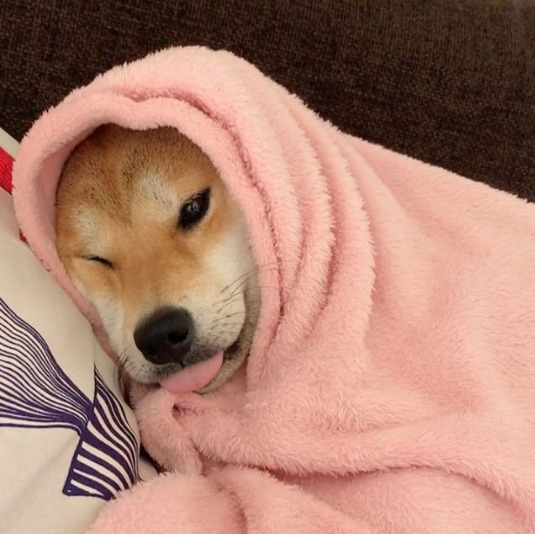
#> input picture images/input.png, 535 x 534 px
$ python color_spaces.py   (Python 2 division)
#> lines starting #> are read from the running program, lines starting #| are printed output that depends on the picture
import cv2 as cv
import numpy as np
input = cv.imread("./images/input.png")
#> input is the input picture: shape (534, 535, 3); mean B, G, R 111.8, 127.4, 171.3

# Valores BGR para el primer pixel
B,G,R = input[10,50]
#> B = 9; G = 19; R = 37
print B, G, R
#| 9 19 37
print input.shape
#| (534, 535, 3)

gray_img = cv.cvtColor(input, cv.COLOR_BGR2GRAY)
print gray_img[10,50]
#| 23
print gray_img.shape
#| (534, 535)


# Cambiando de BGR a HSV
# H: 0 - 180, S: 0 -255, v: 0 - 255
hsv_image = cv.cvtColor(input, cv.COLOR_BGR2HSV)
#> hsv_image: shape (534, 535, 3); mean H, S, V 13.7, 104.4, 171.4
cv.imshow('HSV IMAGE', hsv_image)

cv.imshow('Hue channel', hsv_image[:,:,0])
cv.imshow('Saturation channel', hsv_image[:,:,1])
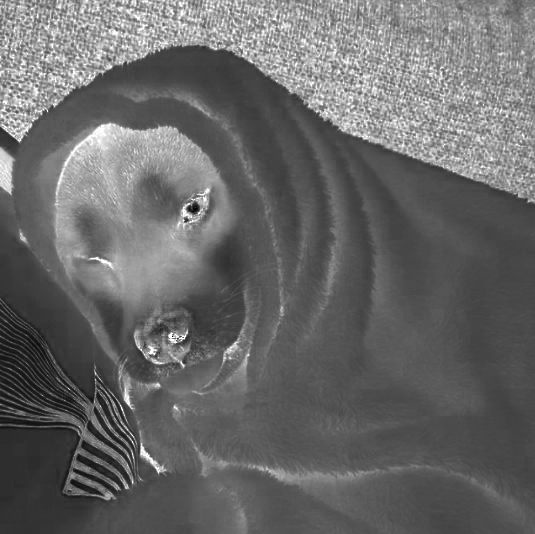
#> window 'Saturation channel': shape (534, 535); min 0, max 255, mean 104.4
cv.imshow('Value channel', hsv_image[:,:,2])
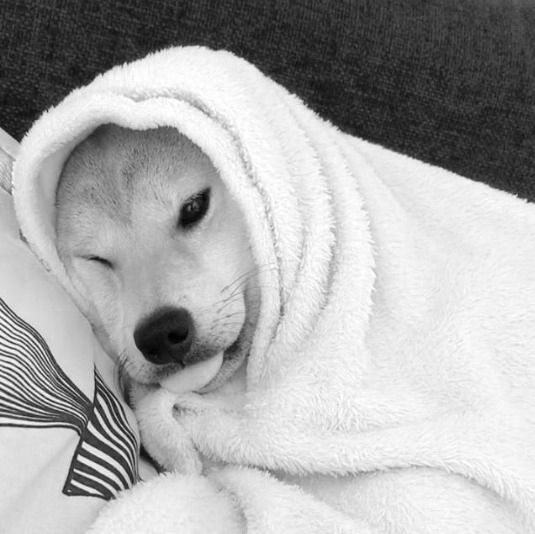
#> window 'Value channel': shape (534, 535); min 1, max 255, mean 171.4
cv.imshow('ORIGINAL', input)
cv.waitKey()
cv.destroyAllWindows()


# Separando los canales RGB
B, G, R = cv.split(input)
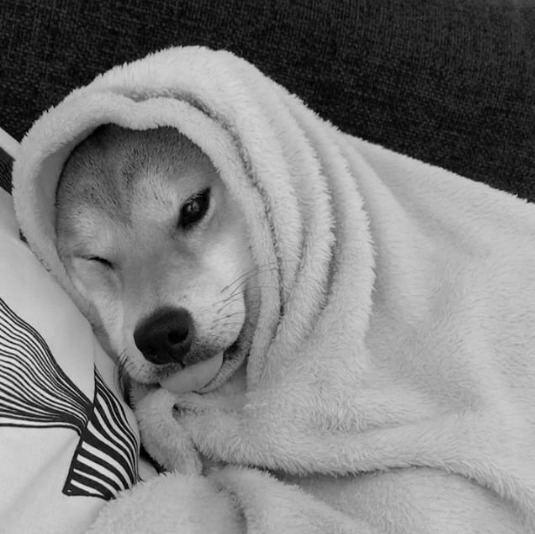
#> G: shape (534, 535); min 0, max 234, mean 127.4
print B.shape
#| (534, 535)
cv.imshow('RED', R)
cv.imshow('Green', G)
cv.imshow('Blue', B)
cv.waitKey()
cv.destroyAllWindows()

# Solo muestra escala de grises porque son arreglos bidimensionales (solo un canal)
# Reuniendo los canales
merged = cv.merge([B, G, R])
cv.imshow("Merged", merged)
cv.waitKey()
cv.destroyAllWindows()

merged = cv.merge([B+50, G , R])
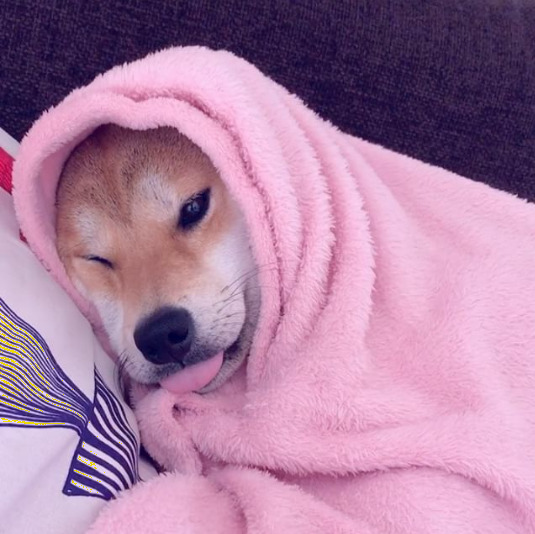
#> merged: shape (534, 535, 3); mean B, G, R 161, 127.4, 171.3
cv.imshow("Merged with blue amplified", merged)
cv.waitKey()
cv.destroyAllWindows()

# Para ver los canales RGB individuales utilizaremos una matriz de ceros con las dimensiones de input
zeros = np.zeros(input.shape[:2], dtype = "uint8")
cv.imshow('RED', cv.merge([zeros, zeros, R]))
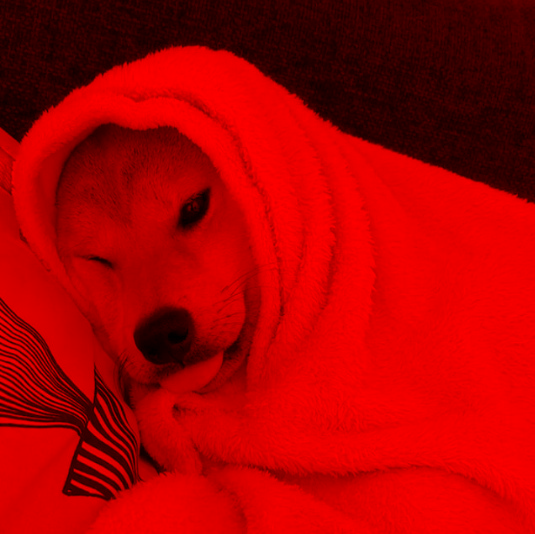
#> window 'RED': shape (534, 535, 3); mean B, G, R 0, 0, 171.3
cv.imshow('Green', cv.merge([zeros, G, zeros]))
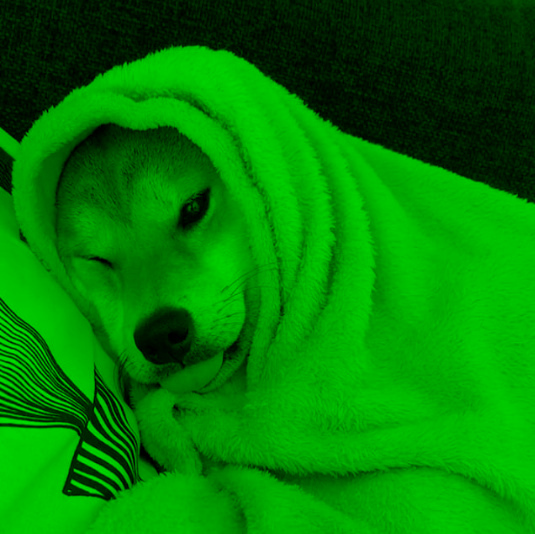
#> window 'Green': shape (534, 535, 3); mean B, G, R 0, 127.4, 0
cv.imshow('Blue', cv.merge([B, zeros, zeros]))
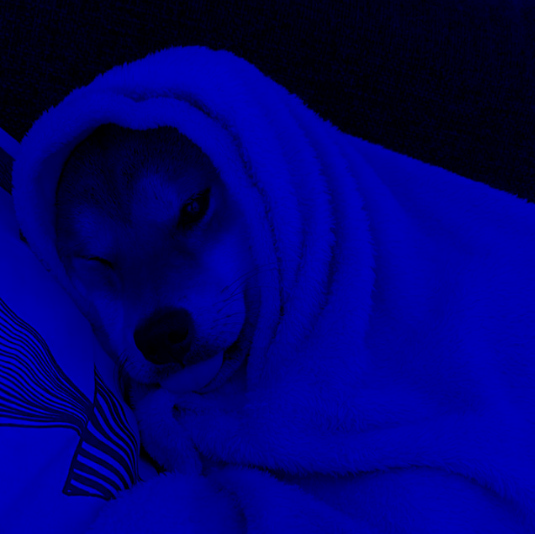
#> window 'Blue': shape (534, 535, 3); mean B, G, R 111.8, 0, 0
cv.waitKey()
cv.destroyAllWindows()
